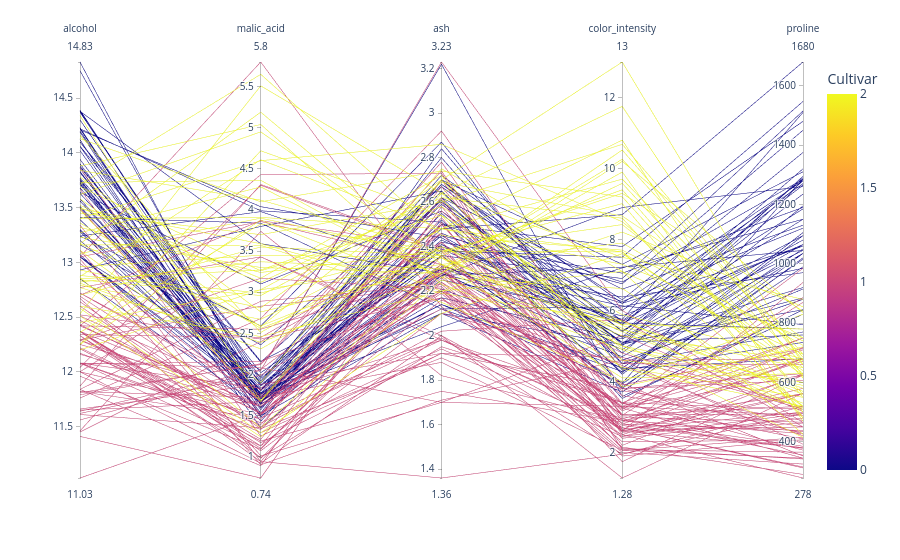

Here is the notebook cell this chart was saved with:
### Code cell
px.parallel_coordinates(
    df,
    color='target',
    dimensions=['alcohol', 'malic_acid', 'ash', 'color_intensity', 'proline'],
    labels={'target': 'Cultivar'}
)

### Figure 1 — Plotly figure (JSON) as saved in the notebook; plotly's stock layout.template omitted (floating-point values rounded to 4 significant figures; data arrays with more than 128 entries replaced by an {"elided": "..."} marker saying what was removed)
{"data": [{"dimensions": [{"label": "alcohol", "values": {"elided": "178 float values"}}, {"label": "malic_acid", "values": {"elided": "178 float values"}}, {"label": "ash", "values": {"elided": "178 float values"}}, {"label": "color_intensity", "values": {"elided": "178 float values"}}, {"label": "proline", "values": {"elided": "178 float values"}}], "domain": {"x": [0, 1], "y": [0, 1]}, "line": {"color": {"elided": "178 int values"}, "coloraxis": "coloraxis"}, "name": "", "type": "parcoords"}], "layout": {"coloraxis": {"colorbar": {"title": {"text": "Cultivar"}}, "colorscale": [[0, "#0d0887"], [0.1111, "#46039f"], [0.2222, "#7201a8"], [0.3333, "#9c179e"], [0.4444, "#bd3786"], [0.5556, "#d8576b"], [0.6667, "#ed7953"], [0.7778, "#fb9f3a"], [0.8889, "#fdca26"], [1, "#f0f921"]]}, "legend": {"tracegroupgap": 0}, "margin": {"t": 60}}}
